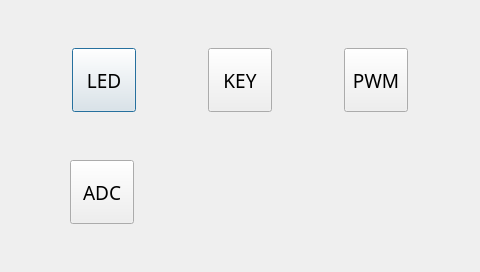
<?xml version="1.0" encoding="UTF-8"?>
<ui version="4.0">
 <class>tiny6410Dialog</class>
 <widget class="QDialog" name="tiny6410Dialog">
  <property name="geometry">
   <rect>
    <x>0</x>
    <y>0</y>
    <width>480</width>
    <height>272</height>
   </rect>
  </property>
  <property name="minimumSize">
   <size>
    <width>480</width>
    <height>272</height>
   </size>
  </property>
  <property name="maximumSize">
   <size>
    <width>480</width>
    <height>272</height>
   </size>
  </property>
  <property name="font">
   <font>
    <family>微软雅黑</family>
    <pointsize>10</pointsize>
    <weight>75</weight>
    <bold>true</bold>
   </font>
  </property>
  <property name="windowTitle">
   <string>tiny6410Dialog</string>
  </property>
  <property name="modal">
   <bool>false</bool>
  </property>
  <widget class="QPushButton" name="ledButton">
   <property name="geometry">
    <rect>
     <x>72</x>
     <y>48</y>
     <width>64</width>
     <height>64</height>
    </rect>
   </property>
   <property name="minimumSize">
    <size>
     <width>64</width>
     <height>64</height>
    </size>
   </property>
   <property name="maximumSize">
    <size>
     <width>64</width>
     <height>64</height>
    </size>
   </property>
   <property name="font">
    <font>
     <family>文泉驿等宽微米黑</family>
     <pointsize>14</pointsize>
     <weight>50</weight>
     <bold>false</bold>
    </font>
   </property>
   <property name="text">
    <string extracomment="tiny6410 led test">LED</string>
   </property>
   <property name="iconSize">
    <size>
     <width>64</width>
     <height>64</height>
    </size>
   </property>
   <property name="checkable">
    <bool>true</bool>
   </property>
   <property name="autoExclusive">
    <bool>true</bool>
   </property>
   <property name="default">
    <bool>false</bool>
   </property>
   <property name="flat">
    <bool>false</bool>
   </property>
  </widget>
  <widget class="QPushButton" name="keyButton">
   <property name="geometry">
    <rect>
     <x>208</x>
     <y>48</y>
     <width>64</width>
     <height>64</height>
    </rect>
   </property>
   <property name="minimumSize">
    <size>
     <width>64</width>
     <height>64</height>
    </size>
   </property>
   <property name="maximumSize">
    <size>
     <width>64</width>
     <height>64</height>
    </size>
   </property>
   <property name="font">
    <font>
     <family>文泉驿等宽微米黑</family>
     <pointsize>14</pointsize>
     <weight>50</weight>
     <bold>false</bold>
    </font>
   </property>
   <property name="text">
    <string extracomment="tiny6410 led test">KEY</string>
   </property>
   <property name="iconSize">
    <size>
     <width>64</width>
     <height>64</height>
    </size>
   </property>
   <property name="checkable">
    <bool>true</bool>
   </property>
   <property name="autoExclusive">
    <bool>true</bool>
   </property>
   <property name="default">
    <bool>false</bool>
   </property>
   <property name="flat">
    <bool>false</bool>
   </property>
  </widget>
  <widget class="QPushButton" name="pwmButton">
   <property name="geometry">
    <rect>
     <x>344</x>
     <y>48</y>
     <width>64</width>
     <height>64</height>
    </rect>
   </property>
   <property name="minimumSize">
    <size>
     <width>64</width>
     <height>64</height>
    </size>
   </property>
   <property name="maximumSize">
    <size>
     <width>64</width>
     <height>64</height>
    </size>
   </property>
   <property name="font">
    <font>
     <family>文泉驿等宽微米黑</family>
     <pointsize>14</pointsize>
     <weight>50</weight>
     <bold>false</bold>
    </font>
   </property>
   <property name="text">
    <string extracomment="tiny6410 led test">PWM</string>
   </property>
   <property name="iconSize">
    <size>
     <width>64</width>
     <height>64</height>
    </size>
   </property>
   <property name="checkable">
    <bool>true</bool>
   </property>
   <property name="autoExclusive">
    <bool>true</bool>
   </property>
   <property name="default">
    <bool>false</bool>
   </property>
   <property name="flat">
    <bool>false</bool>
   </property>
  </widget>
  <widget class="QPushButton" name="adcButton">
   <property name="geometry">
    <rect>
     <x>70</x>
     <y>160</y>
     <width>64</width>
     <height>64</height>
    </rect>
   </property>
   <property name="minimumSize">
    <size>
     <width>64</width>
     <height>64</height>
    </size>
   </property>
   <property name="maximumSize">
    <size>
     <width>64</width>
     <height>64</height>
    </size>
   </property>
   <property name="font">
    <font>
     <family>文泉驿等宽微米黑</family>
     <pointsize>14</pointsize>
     <weight>50</weight>
     <bold>false</bold>
    </font>
   </property>
   <property name="text">
    <string extracomment="tiny6410 led test">ADC</string>
   </property>
   <property name="iconSize">
    <size>
     <width>64</width>
     <height>64</height>
    </size>
   </property>
   <property name="checkable">
    <bool>true</bool>
   </property>
   <property name="autoExclusive">
    <bool>true</bool>
   </property>
   <property name="default">
    <bool>false</bool>
   </property>
   <property name="flat">
    <bool>false</bool>
   </property>
  </widget>
 </widget>
 <layoutdefault spacing="6" margin="11"/>
 <resources/>
 <connections/>
</ui>
